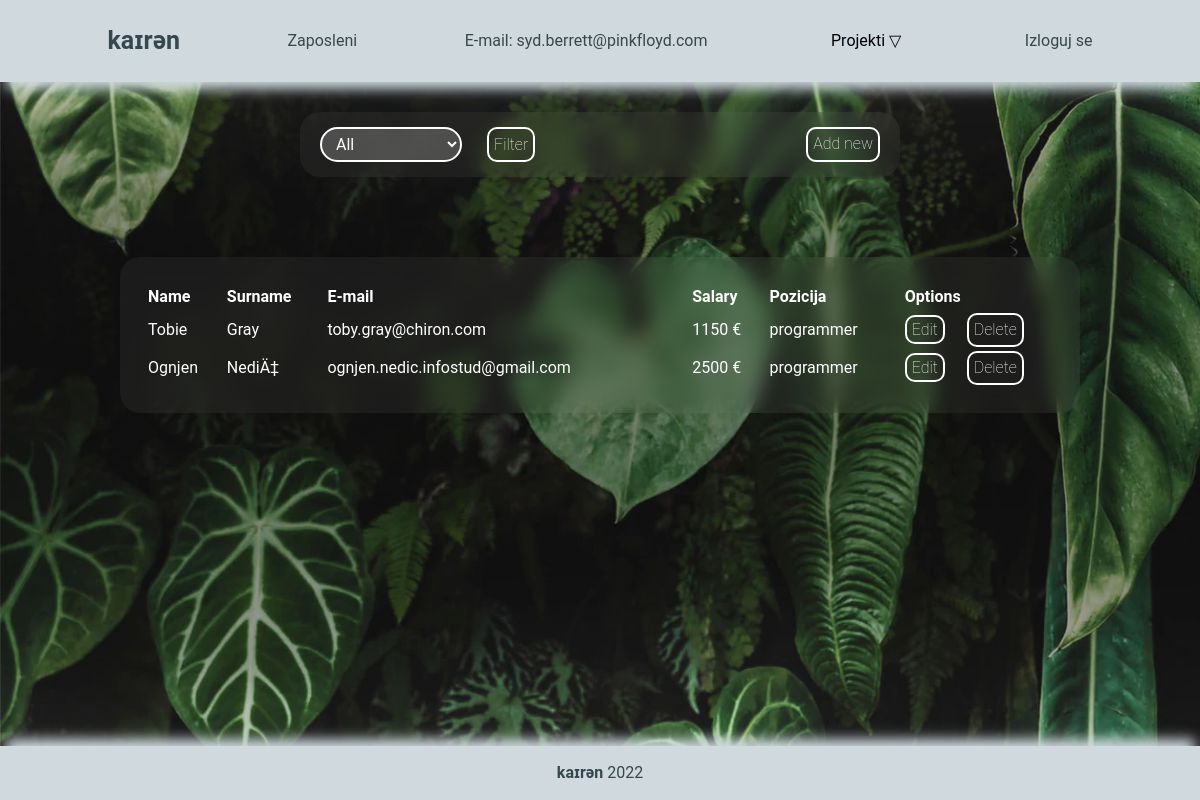
The page /dashboard/zaposleni.php?select_position=programmer (signed in) on the database its author committed.
### tables this page shows
CREATE TABLE IF NOT EXISTS `zaposleni` (
  `id` int(11) NOT NULL AUTO_INCREMENT,
  `name` varchar(255) NOT NULL,
  `surname` varchar(255) NOT NULL,
  `email` varchar(255) NOT NULL,
  `password` varchar(255) DEFAULT NULL,
  `position_id` int(11) NOT NULL DEFAULT '1',
  `salary` int(11) NOT NULL,
  PRIMARY KEY (`id`),
  KEY `position_id` (`position_id`)
);

CREATE TABLE IF NOT EXISTS `pozicija` (
  `pozicija_id` int(11) NOT NULL AUTO_INCREMENT,
  `pozicija_name` varchar(255) NOT NULL,
  `permissions` text,
  PRIMARY KEY (`pozicija_id`)
);

### dashboard/zaposleni.php (the view, shortened to what this page needs)
<?php
include '../config/db_connection.php';
include '../classes/zaposleni_klasa.php';
if(isset($_GET['select_position'])):
    $position = $_GET['select_position'];
    if($position == 'All'):
        $sql = 'SELECT zaposleni.name,surname,email,position_id,salary,zaposleni.id,pozicija.pozicija_name FROM zaposleni JOIN pozicija ON zaposleni.position_id = pozicija.pozicija_id';
    else:
        $sql = "SELECT zaposleni.name,surname,email,position_id,salary,zaposleni.id,pozicija.pozicija_name FROM zaposleni JOIN pozicija ON zaposleni.position_id = pozicija.pozicija_id WHERE pozicija.pozicija_name = '$position'";
    endif;
else:
    $sql = 'SELECT zaposleni.name,surname,email,position_id,salary,zaposleni.id,pozicija.pozicija_name FROM zaposleni JOIN pozicija ON zaposleni.position_id = pozicija.pozicija_id';
endif;
$result = mysqli_query($connection, $sql);
$zaposleni = mysqli_fetch_all($result, MYSQLI_ASSOC);
?>
<!DOCTYPE html>
<html lang="en">
<?php include '../templates/header.php' ?>
<body>
<?php include '../templates/navigation.php' ?>
<div class="container zaposleni__controls">
    <form action="" class='form-select'>
        <select name="select_position" id="" class="form-select__select">
            <option value='All' class="form-select__option">All</option>
        </select>
        <input type="submit" value="Filter" class="btn">
    </form>
    <a href="new_employee.php" class="btn">Add new</a>
</div>
<div class="table-container">
    <table class="zaposleni__table">
        <thead>
            <th>Name</th>
            <th>Surname</th>
            <th>E-mail</th>
            <th>Salary</th>
            <th>Pozicija</th>
            <th colspan="2">Options</th>
        </thead>
        <tbody>
            <?php foreach($zaposleni as $row):
                $radnik = new Zaposleni($row);
                $radnik->prikazi_radnika('lista');
            endforeach; ?>
        </tbody>
    </table>
</div>
<?php include '../templates/footer.php' ?>
</body>
</html>

### classes/zaposleni_klasa.php (shortened to what this page needs)
<?php
class Zaposleni {
    public $name;
    public $surname;
    public $email;
    public $position;
    public $salary;
    public $id;
    public $display;
    function __construct($row){
        $this->name = $row['name'];
        $this->surname = $row['surname'];
        $this->email = $row['email'];
        $this->salary = $row['salary'];
        $this->id = $row['id'];
        $this->position = $row['pozicija_name'];
    }
    public function prikazi_radnika($type) {
        if($type=='lista'):
            echo
        "<tr>
            <td>$this->name</td>
            <td>$this->surname</td>
            <td>$this->email</td>
            <td>$this->salary €</td>
            <td>$this->position</td>
            <td style='width:60px'><a href='edit_employee.php?id=$this->id' class='btn'>Edit</a></td>
            <td>
            <form style='display : $this->display' name='delete' action='' method='POST'>
                <input type='hidden' name='id_to_delete' value='$this->id' >
                <input type='submit' name='delete' value='Delete' class='btn'>
            </form>
        </td>
        </tr>";
        endif;
    }
}
?>

### assets/style.css (style rules this page uses)
*, *::before, *::after { box-sizing: border-box; }
* { margin: 0; }
a, a:focus, a:visited, a:hover { text-decoration: none; }
body { min-height: 100vh; text-rendering: optimizeSpeed; line-height: 1.5; font-family: 'Roboto', sans-serif; background-color: rgba(255, 255, 255, 0.05); background-image: url('background-image.jpg'), url('background-image.png'); background-size: cover; background-repeat:no-repeat; overflow-y:hidden; }
input, button, textarea, select { font: inherit; }
.btn { color: white; font-weight:lighter; background: transparent; border: solid white 2px; border-radius: 10px; padding: 3px 5px; cursor: pointer; }
.container { width:fit-content; margin: 30px auto; backdrop-filter: blur(10px); background-color: rgba(255, 255, 255, 0.05); padding: 15px 20px; border-radius: 20px; color: white; }
.zaposleni__controls { display: flex; justify-content: space-between; gap: 15px; width: 50%; }
.form-select { text-transform: capitalize; display: flex; gap: 25px; }
.form-select__select { background-color: rgba(255, 255, 255, 0.20); border: solid white 2px; padding: 5px 10px; color: white; border-radius: 20px; text-transform: capitalize; width: 100%; }
.form-select__option { text-transform: capitalize; background-color: grey; }
.zaposleni__table { color: white; backdrop-filter: blur(10px); background-color: rgba(255, 255, 255, 0.05); padding: 25px; margin: 50px auto 0 auto; width: 80%; border-radius: 20px; overflow-x: scroll; }
.zaposleni__table thead { text-align: left; }
.table-container { width: 100%; height: 350px; overflow-y: AUTO; }

### rows shown on the page
zaposleni: name "Tobie", surname "Gray", email "toby.gray@chiron.com", salary "1150", position.pozicija_name "programmer"
zaposleni: name "Ognjen", surname "NediÄ‡", email "ognjen.nedic.infostud@gmail.com", salary "2500", position.pozicija_name "programmer"

### other values the page prints
$_SESSION['email'] "syd.berrett@pinkfloyd.com"
